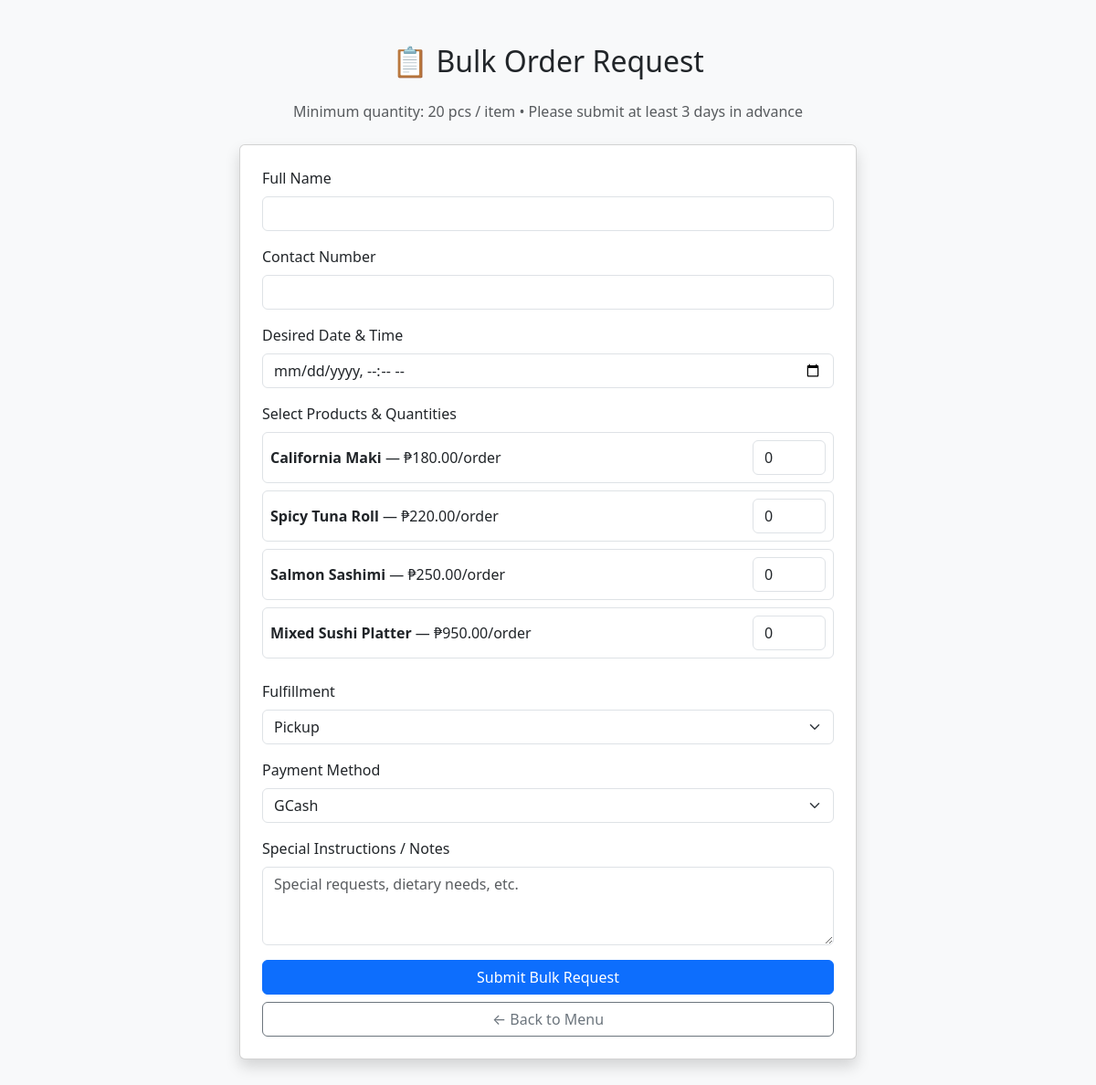
/bulk_order.php, run on the app's committed database.
### tables this page shows
CREATE TABLE products (
    product_id INT PRIMARY KEY AUTO_INCREMENT,
    name VARCHAR(100) NOT NULL,
    description TEXT,
    price DECIMAL(10,2) NOT NULL,
    availability_status ENUM('available','unavailable') DEFAULT 'available',
    image_url VARCHAR(255) DEFAULT 'default.jpg'
);

### bulk_order.php (the view, shortened to what this page needs)
<?php require 'config/db_connect.php'; ?>
<!DOCTYPE html>
<html lang="en">
<head>
    <link href="https://cdn.jsdelivr.net/npm/bootstrap@5.3.0/dist/css/bootstrap.min.css" rel="stylesheet">
</head>
<body class="bg-light">
<div class="container py-5" style="max-width:700px">
    <h2 class="text-center mb-4">📋 Bulk Order Request</h2>
    <p class="text-muted text-center mb-4">Minimum quantity: 20 pcs / item • Please submit at least 3 days in advance</p>
    <form method="POST" action="submit_bulk.php" class="card p-4 shadow">
        <div class="mb-3">
            <label class="form-label">Full Name</label>
            <input type="text" name="customer_name" class="form-control" required>
        </div>
        <div class="mb-3">
            <label class="form-label">Contact Number</label>
            <input type="tel" name="contact_number" class="form-control" required>
        </div>
        <div class="mb-3">
            <label class="form-label">Desired Date & Time</label>
            <input type="datetime-local" name="desired_datetime" class="form-control" required>
        </div>
        <div class="mb-3">
            <label class="form-label">Select Products & Quantities</label>
            <?php
            $prodList = $pdo->query("SELECT * FROM products WHERE availability_status='available'")->fetchAll();
            foreach ($prodList as $p):
            ?>
            <div class="d-flex align-items-center border p-2 mb-2 rounded bg-white">
                <div class="flex-grow-1">
                    <strong><?= htmlspecialchars($p['name']) ?></strong> — ₱<?= number_format($p['price'],2) ?>/order
                </div>
                <input type="number" name="qty[<?= $p['product_id'] ?>]" min="0" value="0" class="form-control ms-2" style="width:80px">
            </div>
            <?php endforeach; ?>
        </div>
        <div class="mb-3">
            <label class="form-label">Fulfillment</label>
            <select name="fulfillment" class="form-select" required>
                <option value="pickup">Pickup</option>
            </select>
        </div>
        <div class="mb-3">
            <label class="form-label">Payment Method</label>
            <select name="payment_method" class="form-select" required>
                <option value="gcash">GCash</option>
            </select>
        </div>
        <div class="mb-3">
            <label class="form-label">Special Instructions / Notes</label>
            <textarea name="special_instructions" class="form-control" rows="3" placeholder="Special requests, dietary needs, etc."></textarea>
        </div>
        <button type="submit" class="btn btn-primary w-100">Submit Bulk Request</button>
        <a href="index.php" class="btn btn-outline-secondary w-100 mt-2">← Back to Menu</a>
    </form>
</div>
</body>
</html>

### data on the page
products: name "California Maki", price "180.00"
products: name "Spicy Tuna Roll", price "220.00"
products: name "Salmon Sashimi", price "250.00"
products: name "Mixed Sushi Platter", price "950.00"
